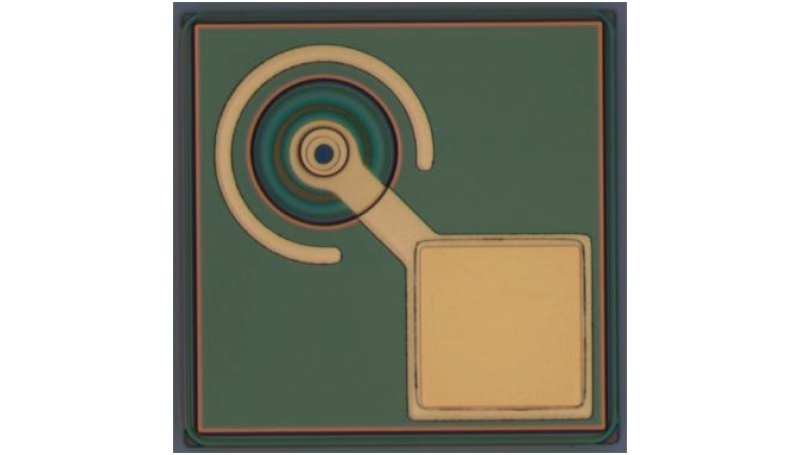
//> input picture VCSEL Aperture Area Calculator/images/VCSEL.jpg, 1600 x 910 px (shown at 1/2 size)
$ ./DieEyeArea   (built with g++ and OpenCV 4)
//> lines starting //> are read from the running program, lines starting //| are printed output that depends on the picture; after the words box and inside, x2 and y2 are one past the last pixel; in counts of white or black regions, pixels touching at a corner belong together
// DieEyeArea.cpp : This file contains the 'main' function. Program execution begins and ends there.
//

#include <iostream>
#include <opencv2/core/core.hpp>
#include <opencv2/highgui/highgui.hpp>
#include <opencv2/imgproc/imgproc.hpp>

using namespace std;
using namespace cv;

Mat cropToPupil(Mat img, int offset) {
    Rect frame = Rect(offset, offset, img.size().width - (offset * 2), img.size().height - (offset * 2));
    Mat crop = img(frame);
    return crop;
}

Mat SizedownGray(Mat img, int scale) {
	Mat img_resized;
	resize(img, img_resized, Size(img.cols / scale, img.rows / scale), 0, 0);
	Mat img_gray;
	cvtColor(img_resized, img_gray, COLOR_BGR2GRAY);
	return img_gray;
}

Mat match(Mat img, Mat match_template, Mat template_img) {
    Mat match;
    matchTemplate(img, match_template, match, TM_CCOEFF_NORMED);
    normalize(match, match_template, 0, 1, NORM_MINMAX, -1, Mat());
    double minVal_iris, maxVal_iris;
    Point minLoc_iris, maxLoc_iris;
    minMaxLoc(match, &minVal_iris, &maxVal_iris, &minLoc_iris, &maxLoc_iris);
    rectangle(img, maxLoc_iris, Point(maxLoc_iris.x + template_img.cols / 2, maxLoc_iris.y + template_img.rows / 2), Scalar(0, 255, 0), 2);
    Mat roi = img(Rect(maxLoc_iris.x, maxLoc_iris.y, template_img.cols / 2, template_img.rows / 2));
    imshow("test", img);
    waitKey(0);
    return roi;
}

tuple<array<double, 3>, Mat> ContourAreaCal(Mat img, double scale, double shrink) {
    vector<vector<Point>> contours;
    vector<Vec4i> hierarchy;
    findContours(img, contours, hierarchy, RETR_EXTERNAL, CHAIN_APPROX_SIMPLE);
    Mat img_contours = Mat::zeros(img.size(), CV_8UC3);
    array<double, 3> max_area = { 0, 0, 0 }; // area, widht, height
    for (size_t i = 0; i < contours.size(); i++) {
        Scalar color = Scalar(0, 255, 0);
        drawContours(img_contours, contours, (int)i, color, 2, LINE_8, hierarchy, 0);
        double area = contourArea(contours[i]) / (scale * scale);
        Rect rect = boundingRect(contours[i]);
        double w = rect.width / scale;
        double h = rect.height / scale;
        cout << area << ", " << w << ", " << h << endl;

        if (area > max_area[0]) {
            max_area[0] = area;
            max_area[1] = w;
            max_area[2] = h;
        }
    }
    return make_tuple(max_area, img_contours);
}

int main()
{
    // Hyper parameters
    double scale = 10;
    double shrink = 2;
    double um = 0.224; // Apply your own pixel to um ratio
    double um2 = um * um;
    int offset = 15;

    namedWindow("test");
    String img_dir = "images/";
    Mat img = imread(img_dir + "VCSEL.jpg");
//> img is the input picture: 910 rows x 1600 cols, CV_8UC3; mean B, G, R 155.5, 168, 168
    cout << img.size() << endl;
//| [1600 x 910]

    // resize & convert to grayscale
    Mat img_gray = SizedownGray(img, shrink);
    cout << img_gray.size() << endl;
//| [800 x 455]

    // eye template
    Mat eye_img = imread(img_dir + "VCSEL_eye.jpg");
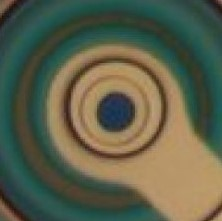
//> input picture VCSEL Aperture Area Calculator/images/VCSEL_eye.jpg, 222 x 221 px
//> eye_img is the input picture: 221 rows x 222 cols, CV_8UC3; mean B, G, R 74.9, 96.8, 92.8
    Mat eye = SizedownGray(eye_img, shrink);

    // eye matching
    Mat roi = match(img_gray, eye, eye_img);
//> in match, `matchTemplate(img, match_template, match, TM_CCOEFF_NORMED);`:
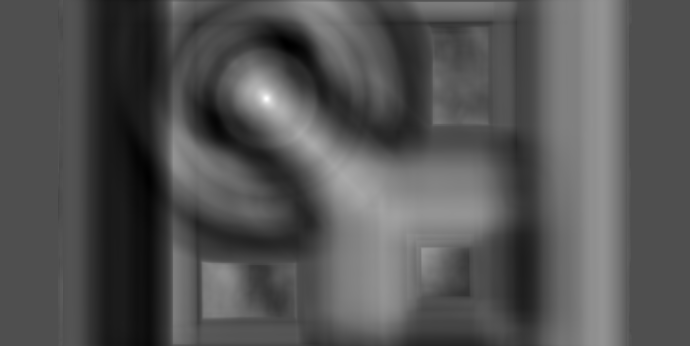
//> match: 346 rows x 690 cols, CV_32FC1; min -0.452, max 0.998, mean 0.0262; drawn with min black and max white
//> in match, `minMaxLoc(match, &minVal_iris, &maxVal_iris, &minLoc_iris, &maxLoc_iri..`: minVal_iris = -0.452; maxVal_iris = 0.998; minLoc_iris = Point(287, 44); maxLoc_iris = Point(266, 98)
//> in match, `rectangle(img, maxLoc_iris, Point(maxLoc_iris.x + template_img.cols / ..`: img: 455 rows x 800 cols, CV_8UC1; min 0, max 255, mean 166.3

    // iris template
    Mat img_iris = imread(img_dir + "VCSEL_iris.jpg");
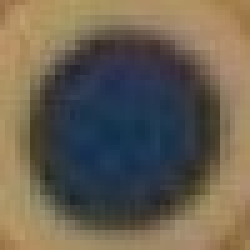
//> input picture VCSEL Aperture Area Calculator/images/VCSEL_iris.jpg, 50 x 50 px (shown 5 times larger)
//> img_iris is the input picture: 50 rows x 50 cols, CV_8UC3; mean B, G, R 81.5, 96.2, 105.2
    Mat iris = SizedownGray(img_iris, shrink);

    // iris matching
    Mat roi_iris = match(roi, iris, img_iris);
//> in match (call 2), `matchTemplate(img, match_template, match, TM_CCOEFF_NORMED);`:
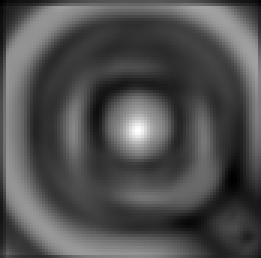
//> match: 86 rows x 87 cols, CV_32FC1 (shown 3 times larger); min -0.507, max 0.988, mean -0.0367; drawn with min black and max white
//> in match (call 2), `minMaxLoc(match, &minVal_iris, &maxVal_iris, &minLoc_iris, &maxLoc_iri..`: minVal_iris = -0.507; maxVal_iris = 0.988; minLoc_iris = Point(0, 0); maxLoc_iris = Point(45, 43)
//> in match (call 2), `rectangle(img, maxLoc_iris, Point(maxLoc_iris.x + template_img.cols / ..`:
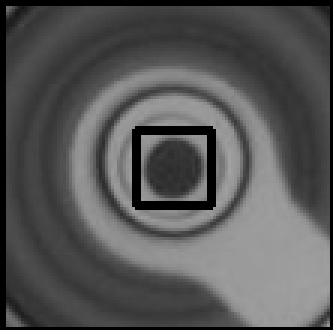
//> img: 110 rows x 111 cols, CV_8UC1 (shown 3 times larger); min 0, max 163, mean 85.8

    // resize iris
    Mat roi_iris_resized;
    resize(roi_iris, roi_iris_resized, Size(roi_iris.cols * scale, roi_iris.rows * scale), 0, 0);

    // enhanced masking
    Mat roi_iris_enhanced, roi_iris_masked;
    equalizeHist(roi_iris_resized, roi_iris_enhanced);
    inRange(roi_iris_enhanced, Scalar(180, 180, 180), Scalar(250, 250, 250), roi_iris_masked);
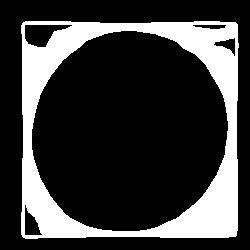
//> roi_iris_masked: 250 rows x 250 cols, CV_8UC1; 23.3% white; 1 white region, box (x1, y1, x2, y2) and area: (21, 21, 239, 239) 14558
    imshow("test", roi_iris_masked);
    waitKey(0);

    // boundary detection
    Mat roi_iris_contour, roi_iris_contour_ir;
    Canny(roi_iris_masked, roi_iris_contour, 50, 60, 3);
//> roi_iris_contour: 250 rows x 250 cols, CV_8UC1; 2.9% white in thin lines or dots, all inside (x1, y1, x2, y2) = (20, 20, 239, 239)
    roi_iris_contour_ir = roi_iris_contour.clone();
    imshow("test", roi_iris_contour);
    waitKey(0);

    // IR contour area
    array<double, 3> max_area_ir;
    tuple<array<double, 3>, Mat> tmp_ir = ContourAreaCal(roi_iris_contour_ir, scale, shrink);
//> in ContourAreaCal, `findContours(img, contours, hierarchy, RETR_EXTERNAL, CHAIN_APPROX_SIM..`: contours = 1 contour; box (x1, y1, x2, y2) and area: (20, 20, 239, 239) 46528
//> the loop in ContourAreaCal, `for (size_t i = 0; i < contours.size(); i++)` made 1 pass
//> (area, rect, w, h) on pass 1: (465.3, Rect(20, 20, 219, 219), 21.9, 21.9)
//| 465.275, 21.9, 21.9
    max_area_ir = get<0>(tmp_ir);
//> max_area_ir = [465.3, 21.9, 21.9]
    Mat img_contours_ir = get<1>(tmp_ir);

    cout << "max: area, width, height" << endl << max_area_ir[0] << ", " << max_area_ir[1] << ", " << max_area_ir[2] << endl;
//| max: area, width, height
//| 465.275, 21.9, 21.9
    cout << "max: area, width, height" << endl << max_area_ir[0] * um2 << " um^2" << ", " << max_area_ir[1] * um << " um" << ", " << max_area_ir[2] * um << " um" << endl;
//| max: area, width, height
//| 23.3456 um^2, 4.9056 um, 4.9056 um
	imshow("test", img_contours_ir);
    waitKey(0);

    // crop to pupil
    Mat crop = cropToPupil(roi_iris_contour, offset);
//> in cropToPupil, `Mat crop = img(frame);`: crop: 220 rows x 220 cols, CV_8UC1; 2.9% white in thin lines or dots

    // contour area
    array<double, 3> max_area;
    tuple<array<double, 3>, Mat> tmp = ContourAreaCal(crop, scale, shrink);
//> call 2 of ContourAreaCal, with scale = 10, shrink = 2
//> in ContourAreaCal (call 2), `findContours(img, contours, hierarchy, RETR_EXTERNAL, CHAIN_APPROX_SIM..`: contours = 7 contours, 6 with area under 20; largest, box (x1, y1, x2, y2) and area: (16, 15, 213, 216) 30874
//> the loop in ContourAreaCal (call 2), `for (size_t i = 0; i < contours.size(); i++)` made 7 passes
//> (area, rect, w, h) on pass 3: (308.7, Rect(16, 15, 197, 201), 19.7, 20.1)
//| 0.045, 1.8, 3.1
//| 0.025, 2.1, 1.8
//| 308.74, 19.7, 20.1
//| 0, 2.5, 0.3
//| 0, 3.4, 0.3
//| 0.025, 4.8, 2.3
//| 0.005, 21.5, 21.5
//> after the loop in ContourAreaCal (call 2), `for (size_t i = 0; i < contours.size(); i++)`:
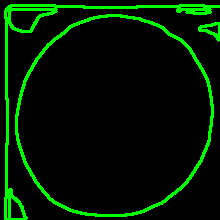
//> img_contours: 220 rows x 220 cols, CV_8UC3; mean B, G, R 0, 23.5, 0
    max_area = get<0>(tmp);
//> max_area = [308.7, 19.7, 20.1]
    Mat img_contours = get<1>(tmp);

    cout << "IR max: area, width, height" << endl << max_area[0] << ", " << max_area[1] << ", " << max_area[2] << endl;
//| IR max: area, width, height
//| 308.74, 19.7, 20.1
    cout << "IR max: area, width, height" << endl << max_area[0] * um2 << " um^2" << ", " << max_area[1] * um << " um" << ", " << max_area[2] * um << " um" << endl;
//| IR max: area, width, height
//| 15.4913 um^2, 4.4128 um, 4.5024 um
    imshow("test", img_contours);
    waitKey(0);

    return 0;
}
